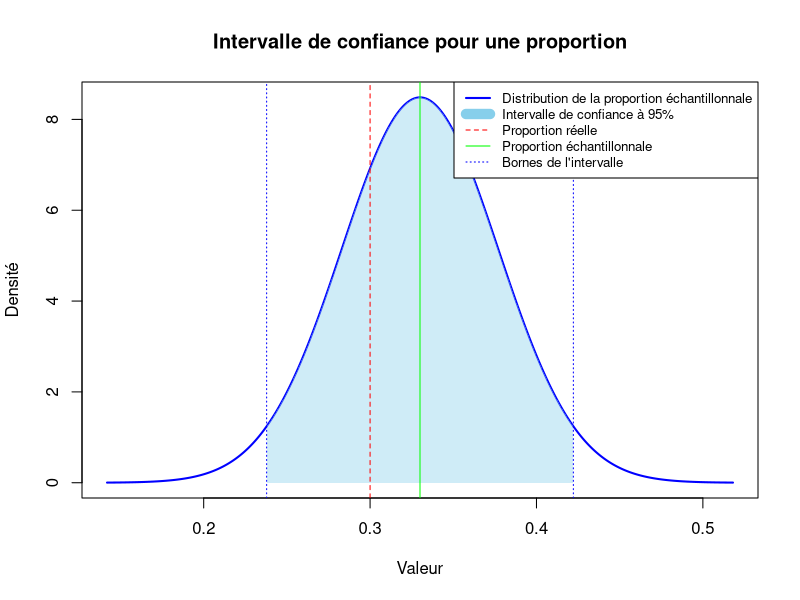
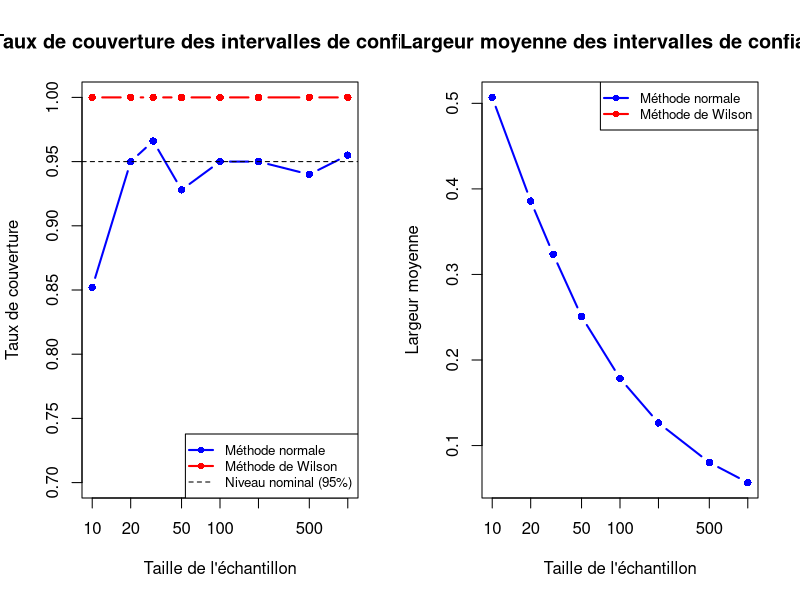
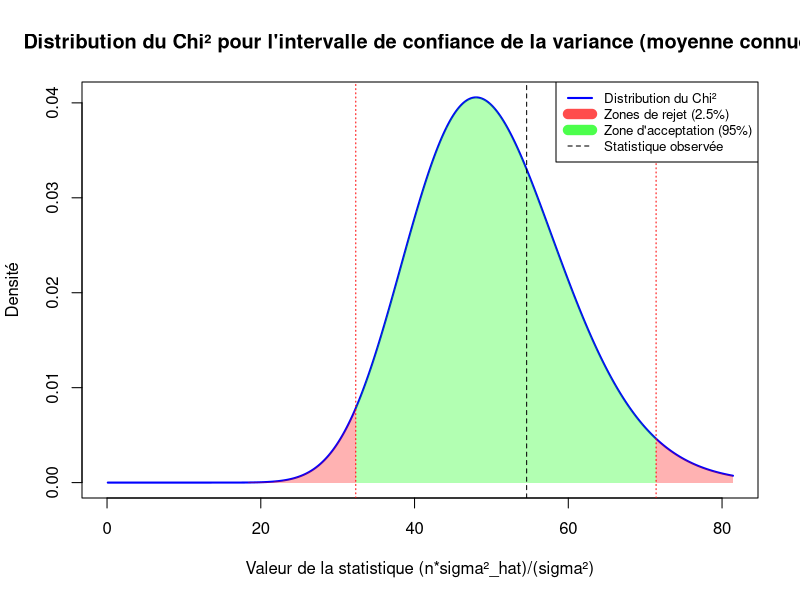
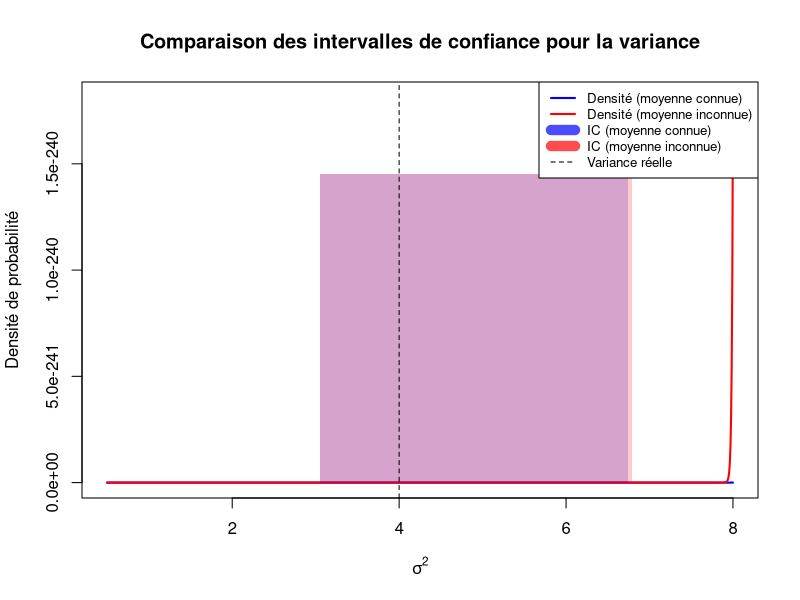
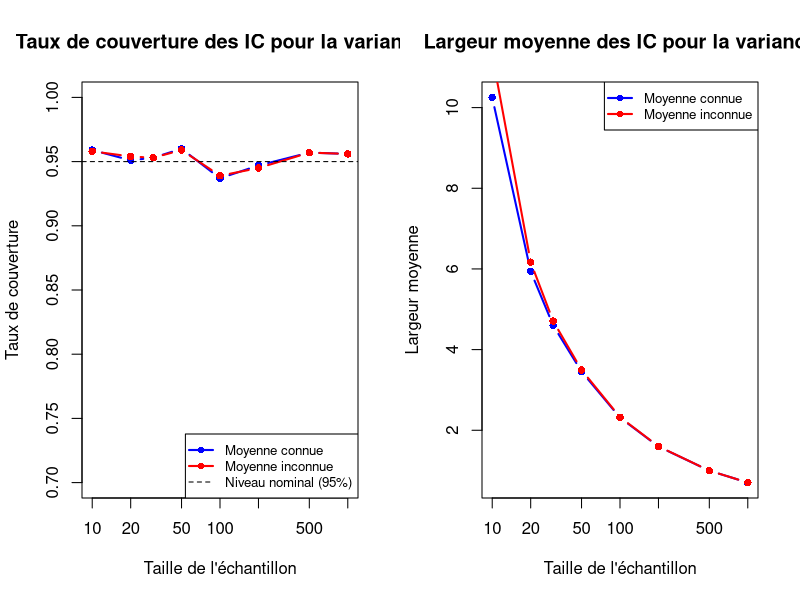

Source code (R) for these figures, in order:
# TP Estimation Statistique Avancée (Suite)
#
# Dans cette partie du TP, nous allons explorer deux méthodes d'estimation par intervalle de confiance supplémentaires :
# * Estimation par intervalle de confiance pour une proportion
# * Estimation par intervalle de confiance pour une variance (moyenne connue et inconnue)

# Importation des bibliothèques nécessaires et configuration
set.seed(0) # Pour la reproductibilité

# -----------------------------------------------------------------------------
# 1. Estimation par intervalle de confiance pour une proportion
# -----------------------------------------------------------------------------
# Lorsque l'on veut estimer une proportion p dans une population, on utilise généralement la statistique 
# p_hat = X/n où X est le nombre de succès dans un échantillon de taille n. 
# Sous certaines conditions (n assez grand), cette statistique suit approximativement une loi normale.

# Génération d'un échantillon binomial (succès/échec)
p_true <- 0.3  # Proportion réelle
taille_echantillon <- 100
echantillon_bin <- rbinom(taille_echantillon, 1, p_true)

# Estimation de la proportion
p_hat <- mean(echantillon_bin)

cat("Proportion réelle :", p_true, "\n")
cat("Proportion estimée :", p_hat, "\n")
cat("Nombre de succès :", p_hat * taille_echantillon, "\n")

# -----------------------------------------------------------------------------
# 1.1 Intervalle de confiance avec l'approximation normale
# -----------------------------------------------------------------------------
# Pour n assez grand (généralement n*p ≥ 5 et n*(1-p) ≥ 5), on peut utiliser l'approximation normale.
# L'erreur standard de p_hat est donnée par sqrt(p(1-p)/n).

# Niveau de confiance
alpha <- 0.05  # 95% de confiance
z_alpha_2 <- qnorm(1 - alpha/2)  # Quantile de la loi normale centrée réduite

# Erreur standard estimée
erreur_standard <- sqrt(p_hat * (1 - p_hat) / taille_echantillon)

# Intervalle de confiance
ic_inf <- p_hat - z_alpha_2 * erreur_standard
ic_sup <- p_hat + z_alpha_2 * erreur_standard

cat("Proportion réelle :", p_true, "\n")
cat("Proportion estimée :", round(p_hat, 4), "\n")
cat("Intervalle de confiance à 95% : [", max(0, round(ic_inf, 4)), ", ", min(1, round(ic_sup, 4)), "]\n")
cat("Largeur de l'intervalle :", round(ic_sup - ic_inf, 4), "\n")
cat("La proportion réelle est dans l'intervalle :", ic_inf <= p_true && p_true <= ic_sup, "\n")

# Visualisons l'intervalle de confiance
visualiser_IC_proportion <- function() {
  x <- seq(max(0, p_hat - 4*erreur_standard), min(1, p_hat + 4*erreur_standard), length.out = 1000)
  y <- dnorm(x, p_hat, erreur_standard)
  
  plot(x, y, type = "l", col = "blue", lwd = 2, 
       main = "Intervalle de confiance pour une proportion",
       xlab = "Valeur", ylab = "Densité",
       xlim = c(max(0, p_hat - 4*erreur_standard), min(1, p_hat + 4*erreur_standard)))
  
  # Coloration de l'intervalle de confiance
  x_ic <- seq(max(0, ic_inf), min(1, ic_sup), length.out = 100)
  y_ic <- dnorm(x_ic, p_hat, erreur_standard)
  polygon(c(x_ic, rev(x_ic)), c(rep(0, length(x_ic)), rev(y_ic)), 
          col = rgb(0.53, 0.81, 0.92, 0.4), border = NA)
  
  # Ajout des lignes verticales
  abline(v = p_true, col = "red", lty = 2)
  abline(v = p_hat, col = "green", lty = 1)
  abline(v = max(0, ic_inf), col = "blue", lty = 3)
  abline(v = min(1, ic_sup), col = "blue", lty = 3)
  
  # Légende
  legend("topright", 
         legend = c("Distribution de la proportion échantillonnale", 
                    "Intervalle de confiance à 95%", 
                    "Proportion réelle",
                    "Proportion échantillonnale",
                    "Bornes de l'intervalle"),
         col = c("blue", rgb(0.53, 0.81, 0.92), "red", "green", "blue"),
         lty = c(1, 1, 2, 1, 3), lwd = c(2, 10, 1, 1, 1),
         cex = 0.8)
}

# Pour exécuter et visualiser le graphique, décommentez la ligne suivante:
visualiser_IC_proportion()

# -----------------------------------------------------------------------------
# 1.2 Correction de continuité (Intervalle de Wilson)
# -----------------------------------------------------------------------------
# L'intervalle de Wilson est une méthode plus précise pour estimer l'intervalle de confiance d'une proportion,
# notamment pour les petits échantillons ou les proportions proches de 0 ou 1.

# Calcul de l'intervalle de Wilson
# Nombre de succès
X <- p_hat * taille_echantillon

# Terme central
centre <- (X + z_alpha_2^2/2) / (taille_echantillon + z_alpha_2^2)

# Terme de marge
marge <- z_alpha_2 * sqrt((X * (taille_echantillon - X) / taille_echantillon + z_alpha_2^2/4) / 
                         (taille_echantillon + z_alpha_2^2))

# Limites de l'intervalle
ic_inf_wilson <- max(0, centre - marge)
ic_sup_wilson <- min(1, centre + marge)

cat("Proportion réelle :", p_true, "\n")
cat("Proportion estimée :", round(p_hat, 4), "\n")
cat("Intervalle de confiance normal à 95% : [", max(0, round(ic_inf, 4)), ", ", min(1, round(ic_sup, 4)), "]\n")
cat("Intervalle de Wilson à 95% : [", round(ic_inf_wilson, 4), ", ", round(ic_sup_wilson, 4), "]\n")
cat("La proportion réelle est dans l'intervalle normal :", ic_inf <= p_true && p_true <= ic_sup, "\n")
cat("La proportion réelle est dans l'intervalle de Wilson :", ic_inf_wilson <= p_true && p_true <= ic_sup_wilson, "\n")

# Comparons les deux méthodes pour différentes tailles d'échantillon
comparer_methodes <- function() {
  # Différentes tailles d'échantillon
  tailles <- c(10, 20, 30, 50, 100, 200, 500, 1000)
  largeurs_norm <- numeric(length(tailles))
  largeurs_wilson <- numeric(length(tailles))
  couverture_norm <- numeric(length(tailles))
  couverture_wilson <- numeric(length(tailles))
  
  n_simulations <- 1000  # Nombre de simulations pour chaque taille
  
  for (i in 1:length(tailles)) {
    n <- tailles[i]
    compteur_norm <- 0
    compteur_wilson <- 0
    largeur_norm_total <- 0
    largeur_wilson_total <- 0
    
    for (j in 1:n_simulations) {
      # Génération d'un échantillon
      echantillon <- rbinom(n, 1, p_true)
      p_est <- mean(echantillon)
      X <- p_est * n
      
      # Méthode normale
      err_std <- sqrt(p_est * (1 - p_est) / n)
      ic_inf_n <- max(0, p_est - z_alpha_2 * err_std)
      ic_sup_n <- min(1, p_est + z_alpha_2 * err_std)
      
      # Méthode de Wilson
      centre <- (X + z_alpha_2^2/2) / (n + z_alpha_2^2)
      marge <- z_alpha_2 * sqrt((X * (n - X) / n + z_alpha_2^2/4) / (n + z_alpha_2^2))
      ic_inf_w <- max(0, centre - marge)
      ic_sup_w <- min(1, centre + marge)
      
      # Vérification de la couverture
      if (ic_inf_n <= p_true && p_true <= ic_sup_n) {
        compteur_norm <- compteur_norm + 1
      }
      if (ic_inf_w <= p_true && p_true <= ic_sup_w) {
        compteur_wilson <- compteur_wilson + 1
      }
      
      # Calcul des largeurs
      largeur_norm_total <- largeur_norm_total + (ic_sup_n - ic_inf_n)
      largeur_wilson_total <- largeur_wilson_total + (ic_sup_w - ic_inf_w)
    }
    
    # Moyenne des résultats
    couverture_norm[i] <- compteur_norm / n_simulations
    couverture_wilson[i] <- compteur_wilson / n_simulations
    largeurs_norm[i] <- largeur_norm_total / n_simulations
    largeurs_wilson[i] <- largeur_wilson_total / n_simulations
  }
  
  # Configuration pour l'affichage en 1x2
  par(mfrow = c(1, 2))
  
  # Taux de couverture
  plot(tailles, couverture_norm, type = "b", col = "blue", pch = 16, lwd = 2, 
       xlab = "Taille de l'échantillon", ylab = "Taux de couverture",
       main = "Taux de couverture des intervalles de confiance",
       log = "x", ylim = c(0.7, 1))
  points(tailles, couverture_wilson, type = "b", col = "red", pch = 16, lwd = 2)
  abline(h = 1-alpha, col = "black", lty = 2)
  legend("bottomright", 
         legend = c("Méthode normale", "Méthode de Wilson", "Niveau nominal (95%)"),
         col = c("blue", "red", "black"),
         lty = c(1, 1, 2), pch = c(16, 16, NA), lwd = c(2, 2, 1),
         cex = 0.8)
  
  # Largeur des intervalles
  plot(tailles, largeurs_norm, type = "b", col = "blue", pch = 16, lwd = 2, 
       xlab = "Taille de l'échantillon", ylab = "Largeur moyenne",
       main = "Largeur moyenne des intervalles de confiance",
       log = "x")
  points(tailles, largeurs_wilson, type = "b", col = "red", pch = 16, lwd = 2)
  legend("topright", 
         legend = c("Méthode normale", "Méthode de Wilson"),
         col = c("blue", "red"),
         lty = c(1, 1), pch = c(16, 16), lwd = c(2, 2),
         cex = 0.8)
  
  # Réinitialiser la configuration
  par(mfrow = c(1, 1))
}

# Pour exécuter et visualiser les graphiques comparatifs, décommentez la ligne suivante:
comparer_methodes()

# -----------------------------------------------------------------------------
# 2. Estimation par intervalle de confiance pour la variance d'une loi normale
# -----------------------------------------------------------------------------
# L'estimation de la variance sigma² d'une loi normale repose sur la propriété suivante:
# si X1, X2, ..., Xn est un échantillon aléatoire d'une distribution normale de moyenne µ et de variance sigma²,
# alors la statistique (n-1)S²/sigma² suit une loi du χ² à (n-1) degrés de liberté,
# où S² est la variance échantillonnale non biaisée.

# -----------------------------------------------------------------------------
# 2.1 Intervalle de confiance pour la variance (moyenne connue)
# -----------------------------------------------------------------------------
# Lorsque la moyenne µ est connue, la statistique sum((Xi - µ)²)/sigma² suit une loi du χ² à n degrés de liberté.

# Génération d'un échantillon suivant une loi normale
mu_true <- 10
sigma_true <- 2
taille_echantillon <- 50
echantillon <- rnorm(taille_echantillon, mean = mu_true, sd = sigma_true)

# Calcul de la variance biaisée (avec mu connu)
variance_biaisee_mu_connu <- sum((echantillon - mu_true)^2) / taille_echantillon

# Niveau de confiance
alpha <- 0.05  # 95% de confiance

# Quantiles de la loi du chi-2 à n degrés de liberté
chi2_inf <- qchisq(alpha/2, df = taille_echantillon)
chi2_sup <- qchisq(1 - alpha/2, df = taille_echantillon)

# Intervalle de confiance pour sigma²
ic_inf_var <- taille_echantillon * variance_biaisee_mu_connu / chi2_sup
ic_sup_var <- taille_echantillon * variance_biaisee_mu_connu / chi2_inf

# Intervalle de confiance pour sigma
ic_inf_sigma <- sqrt(ic_inf_var)
ic_sup_sigma <- sqrt(ic_sup_var)

cat("Variance réelle :", sigma_true^2, "\n")
cat("Variance estimée (moyenne connue) :", round(variance_biaisee_mu_connu, 4), "\n")
cat("Intervalle de confiance à 95% pour la variance : [", round(ic_inf_var, 4), ", ", round(ic_sup_var, 4), "]\n")
cat("Écart-type réel :", sigma_true, "\n")
cat("Intervalle de confiance à 95% pour l'écart-type : [", round(ic_inf_sigma, 4), ", ", round(ic_sup_sigma, 4), "]\n")
cat("La variance réelle est dans l'intervalle :", ic_inf_var <= sigma_true^2 && sigma_true^2 <= ic_sup_var, "\n")

# Visualisons l'intervalle de confiance pour la variance
visualiser_IC_variance <- function() {
  x <- seq(0.1, chi2_sup + 10, length.out = 1000)
  stat <- taille_echantillon * variance_biaisee_mu_connu / sigma_true^2
  y <- dchisq(x, df = taille_echantillon)
  
  plot(x, y, type = "l", col = "blue", lwd = 2, 
       main = "Distribution du Chi² pour l'intervalle de confiance de la variance (moyenne connue)",
       xlab = "Valeur de la statistique (n*sigma²_hat)/(sigma²)",
       ylab = "Densité",
       xlim = c(0, chi2_sup + 10))
  
  # Coloration des zones de rejet
  x_reject_left <- seq(0.1, chi2_inf, length.out = 100)
  y_reject_left <- dchisq(x_reject_left, df = taille_echantillon)
  polygon(c(x_reject_left, rev(x_reject_left)), c(rep(0, length(x_reject_left)), rev(y_reject_left)), 
          col = rgb(1, 0, 0, 0.3), border = NA)
  
  x_reject_right <- seq(chi2_sup, chi2_sup + 10, length.out = 100)
  y_reject_right <- dchisq(x_reject_right, df = taille_echantillon)
  polygon(c(x_reject_right, rev(x_reject_right)), c(rep(0, length(x_reject_right)), rev(y_reject_right)), 
          col = rgb(1, 0, 0, 0.3), border = NA)
  
  # Zone d'acceptation
  x_accept <- seq(chi2_inf, chi2_sup, length.out = 100)
  y_accept <- dchisq(x_accept, df = taille_echantillon)
  polygon(c(x_accept, rev(x_accept)), c(rep(0, length(x_accept)), rev(y_accept)), 
          col = rgb(0, 1, 0, 0.3), border = NA)
  
  # Statistique observée
  abline(v = stat, col = "black", lty = 2)
  abline(v = chi2_inf, col = "red", lty = 3)
  abline(v = chi2_sup, col = "red", lty = 3)
  
  # Légende
  legend("topright", 
         legend = c("Distribution du Chi²", 
                    "Zones de rejet (2.5%)", 
                    "Zone d'acceptation (95%)",
                    "Statistique observée"),
         col = c("blue", rgb(1, 0, 0, 0.7), rgb(0, 1, 0, 0.7), "black"),
         lty = c(1, 1, 1, 2), lwd = c(2, 10, 10, 1),
         cex = 0.8)
}

# Pour exécuter et visualiser le graphique, décommentez la ligne suivante:
visualiser_IC_variance()

# -----------------------------------------------------------------------------
# 2.2 Intervalle de confiance pour la variance (moyenne inconnue)
# -----------------------------------------------------------------------------
# Lorsque la moyenne µ est inconnue et doit être estimée, on utilise la variance échantillonnale
# S² = (1/(n-1))*sum((Xi - X̄)²) et la statistique (n-1)S²/sigma² qui suit une loi du χ² à (n-1) degrés de liberté.

# Calcul de la variance non biaisée (avec mu inconnu)
variance_non_biaisee <- var(echantillon) # var utilise n-1 au dénominateur par défaut en R

# Quantiles de la loi du chi-2 à (n-1) degrés de liberté
chi2_inf_n1 <- qchisq(alpha/2, df = taille_echantillon-1)
chi2_sup_n1 <- qchisq(1 - alpha/2, df = taille_echantillon-1)

# Intervalle de confiance pour sigma²
ic_inf_var_n1 <- (taille_echantillon - 1) * variance_non_biaisee / chi2_sup_n1
ic_sup_var_n1 <- (taille_echantillon - 1) * variance_non_biaisee / chi2_inf_n1

# Intervalle de confiance pour sigma
ic_inf_sigma_n1 <- sqrt(ic_inf_var_n1)
ic_sup_sigma_n1 <- sqrt(ic_sup_var_n1)

cat("Variance réelle :", sigma_true^2, "\n")
cat("Variance estimée (moyenne connue) :", round(variance_biaisee_mu_connu, 4), "\n")
cat("Variance estimée (moyenne inconnue) :", round(variance_non_biaisee, 4), "\n")
cat("Intervalle de confiance à 95% pour la variance (moyenne connue) : [", round(ic_inf_var, 4), ", ", round(ic_sup_var, 4), "]\n")
cat("Intervalle de confiance à 95% pour la variance (moyenne inconnue) : [", round(ic_inf_var_n1, 4), ", ", round(ic_sup_var_n1, 4), "]\n")
cat("Écart-type réel :", sigma_true, "\n")
cat("Intervalle de confiance à 95% pour l'écart-type (moyenne inconnue) : [", round(ic_inf_sigma_n1, 4), ", ", round(ic_sup_sigma_n1, 4), "]\n")
cat("La variance réelle est dans l'intervalle (moyenne connue) :", ic_inf_var <= sigma_true^2 && sigma_true^2 <= ic_sup_var, "\n")
cat("La variance réelle est dans l'intervalle (moyenne inconnue) :", ic_inf_var_n1 <= sigma_true^2 && sigma_true^2 <= ic_sup_var_n1, "\n")

# Comparons les intervalles de confiance pour la variance avec moyenne connue et inconnue
comparer_IC_variances <- function() {
  # Création d'une grille de valeurs pour sigma²
  sigma2_range <- seq(0.5, 8, length.out = 1000)
  
  # Fonction de densité de probabilité pour S² (moyenne connue)
  pdf_var_mu_connu <- function(sigma2) {
    # Transformation de variable
    # Si X ~ chi2(n), alors Y = aX suit une loi gamma
    dgamma(variance_biaisee_mu_connu * taille_echantillon / sigma2, 
           shape = taille_echantillon/2, scale = 2/taille_echantillon) * 
      (variance_biaisee_mu_connu * taille_echantillon / sigma2^2)
  }
  
  # Fonction de densité de probabilité pour S² (moyenne inconnue)
  pdf_var_mu_inconnu <- function(sigma2) {
    dgamma(variance_non_biaisee * (taille_echantillon-1) / sigma2, 
           shape = (taille_echantillon-1)/2, scale = 2/(taille_echantillon-1)) * 
      (variance_non_biaisee * (taille_echantillon-1) / sigma2^2)
  }
  
  # Calcul des densités
  y_connu <- sapply(sigma2_range, pdf_var_mu_connu)
  y_inconnu <- sapply(sigma2_range, pdf_var_mu_inconnu)
  
  # Tracé des densités
  plot(sigma2_range, y_connu, type = "l", col = "blue", lwd = 2,
       main = "Comparaison des intervalles de confiance pour la variance",
       xlab = expression(sigma^2),
       ylab = "Densité de probabilité",
       xlim = range(sigma2_range),
       ylim = c(0, max(c(y_connu, y_inconnu))))
  lines(sigma2_range, y_inconnu, col = "red", lwd = 2)
  
  # Coloration des intervalles de confiance
  rect(ic_inf_var, 0, ic_sup_var, max(c(y_connu, y_inconnu)) * 0.8, 
       col = rgb(0, 0, 1, 0.2), border = NA)
  rect(ic_inf_var_n1, 0, ic_sup_var_n1, max(c(y_connu, y_inconnu)) * 0.8, 
       col = rgb(1, 0, 0, 0.2), border = NA)
  
  # Ligne verticale pour la vraie valeur
  abline(v = sigma_true^2, col = "black", lty = 2)
  
  # Légende
  legend("topright", 
         legend = c("Densité (moyenne connue)", 
                    "Densité (moyenne inconnue)",
                    "IC (moyenne connue)",
                    "IC (moyenne inconnue)",
                    "Variance réelle"),
         col = c("blue", "red", rgb(0, 0, 1, 0.7), rgb(1, 0, 0, 0.7), "black"),
         lty = c(1, 1, 1, 1, 2), lwd = c(2, 2, 10, 10, 1),
         cex = 0.8)
}

# Pour exécuter et visualiser le graphique, décommentez la ligne suivante:
comparer_IC_variances()

# Étudions l'impact de la taille de l'échantillon sur la largeur des intervalles de confiance
etudier_impact_taille <- function() {
  # Différentes tailles d'échantillon
  tailles <- c(10, 20, 30, 50, 100, 200, 500, 1000)
  largeurs_mu_connu <- numeric(length(tailles))
  largeurs_mu_inconnu <- numeric(length(tailles))
  couverture_mu_connu <- numeric(length(tailles))
  couverture_mu_inconnu <- numeric(length(tailles))
  
  n_simulations <- 1000  # Nombre de simulations pour chaque taille
  
  for (i in 1:length(tailles)) {
    n <- tailles[i]
    compteur_mu_connu <- 0
    compteur_mu_inconnu <- 0
    largeur_mu_connu_total <- 0
    largeur_mu_inconnu_total <- 0
    
    for (j in 1:n_simulations) {
      # Génération d'un échantillon
      echantillon <- rnorm(n, mean = mu_true, sd = sigma_true)
      
      # Variance biaisée (mu connu)
      variance_biaisee <- sum((echantillon - mu_true)^2) / n
      
      # Variance non biaisée (mu inconnu)
      variance_non_biaisee <- var(echantillon)
      
      # Calcul des quantiles
      chi2_inf <- qchisq(alpha/2, df = n)
      chi2_sup <- qchisq(1 - alpha/2, df = n)
      chi2_inf_n1 <- qchisq(alpha/2, df = n-1)
      chi2_sup_n1 <- qchisq(1 - alpha/2, df = n-1)
      
      # Intervalle de confiance (moyenne connue)
      ic_inf_var <- n * variance_biaisee / chi2_sup
      ic_sup_var <- n * variance_biaisee / chi2_inf
      
      # Intervalle de confiance (moyenne inconnue)
      ic_inf_var_n1 <- (n - 1) * variance_non_biaisee / chi2_sup_n1
      ic_sup_var_n1 <- (n - 1) * variance_non_biaisee / chi2_inf_n1
      
      # Vérification de la couverture
      if (ic_inf_var <= sigma_true^2 && sigma_true^2 <= ic_sup_var) {
        compteur_mu_connu <- compteur_mu_connu + 1
      }
      if (ic_inf_var_n1 <= sigma_true^2 && sigma_true^2 <= ic_sup_var_n1) {
        compteur_mu_inconnu <- compteur_mu_inconnu + 1
      }
      
      # Calcul des largeurs
      largeur_mu_connu_total <- largeur_mu_connu_total + (ic_sup_var - ic_inf_var)
      largeur_mu_inconnu_total <- largeur_mu_inconnu_total + (ic_sup_var_n1 - ic_inf_var_n1)
    }
    
    # Moyenne des résultats
    couverture_mu_connu[i] <- compteur_mu_connu / n_simulations
    couverture_mu_inconnu[i] <- compteur_mu_inconnu / n_simulations
    largeurs_mu_connu[i] <- largeur_mu_connu_total / n_simulations
    largeurs_mu_inconnu[i] <- largeur_mu_inconnu_total / n_simulations
  }
  
  # Configuration pour l'affichage en 1x2
  par(mfrow = c(1, 2))
  
  # Taux de couverture
  plot(tailles, couverture_mu_connu, type = "b", col = "blue", pch = 16, lwd = 2, 
       xlab = "Taille de l'échantillon", ylab = "Taux de couverture",
       main = "Taux de couverture des IC pour la variance",
       log = "x", ylim = c(0.7, 1))
  points(tailles, couverture_mu_inconnu, type = "b", col = "red", pch = 16, lwd = 2)
  abline(h = 1-alpha, col = "black", lty = 2)
  legend("bottomright", 
         legend = c("Moyenne connue", "Moyenne inconnue", "Niveau nominal (95%)"),
         col = c("blue", "red", "black"),
         lty = c(1, 1, 2), pch = c(16, 16, NA), lwd = c(2, 2, 1),
         cex = 0.8)
  
  # Largeur des intervalles
  plot(tailles, largeurs_mu_connu, type = "b", col = "blue", pch = 16, lwd = 2, 
       xlab = "Taille de l'échantillon", ylab = "Largeur moyenne",
       main = "Largeur moyenne des IC pour la variance",
       log = "x")
  points(tailles, largeurs_mu_inconnu, type = "b", col = "red", pch = 16, lwd = 2)
  legend("topright", 
         legend = c("Moyenne connue", "Moyenne inconnue"),
         col = c("blue", "red"),
         lty = c(1, 1), pch = c(16, 16), lwd = c(2, 2),
         cex = 0.8)
}
etudier_impact_taille()
